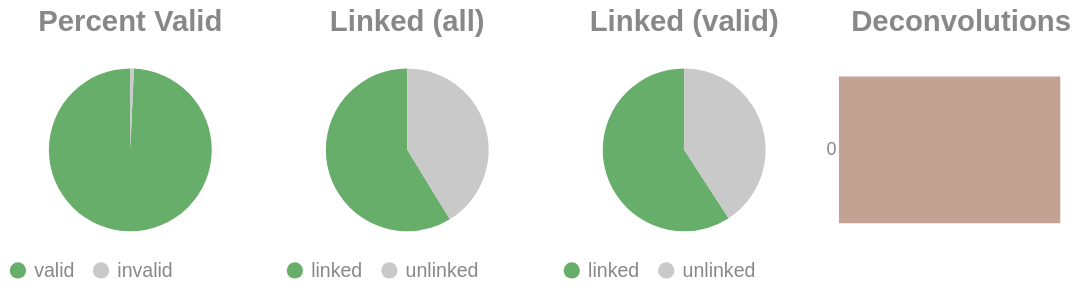

Source (notebook cell):
### Code cell
if SKIPLR:
    pass
else:
    clash = Counter()
    for i in valids['molecule'].to_list():
        _mol = i.split("-")
        if len(_mol) == 1:
            clash.update('0')
        else:
            clash.update(_mol[-1])

    _d = {"deconvolutions": [], 'count': []}
    for k,v in clash.items():
        _d['deconvolutions'].append(k)
        _d['count'].append(v)

    tot_valid = valids['reads'].sum()
    mask = valids['reads'] >= 2
    n_linked_reads = valids.filter(mask)['reads'].sum()
    if n_linked_reads == 0:
        print_html("No linked molecules (>=2 reads) were detected; skipping linked-only distributions.")
        SKIPLR = True
    else:
        perc_valid = round(tot_valid / n_reads, 4)
        linked_perc_abs = round(n_linked_reads / n_reads, 4)
        linked_perc = round(n_linked_reads / tot_valid, 4)

    _valid = pl.DataFrame({"valids": ['valid', 'invalid'], "count": [tot_valid, n_reads - tot_valid]})
    _linked_abs = pl.DataFrame({"linked (absolute)": ['linked', 'unlinked'], "count": [n_linked_reads, n_reads - n_linked_reads]})
    _linked_rel = pl.DataFrame({"linked (valids)": ['linked', 'unlinked'], "count": [n_linked_reads, tot_valid - n_linked_reads]})

    (
        alt.hconcat(
            piechart(_valid, goodval = 'valid', title = "Percent Valid"),
            piechart(_linked_abs, goodval = "linked", title =  "Linked (all)"),
            piechart(_linked_rel, goodval = "linked", title =  "Linked (valid)"),
            convolutionbar(pl.DataFrame(_d), title = "Deconvolutions"),
            center = True,
            bounds = 'flush'
        )
        .resolve_scale(color='independent')
        .resolve_legend('independent')
        .properties(usermeta={'embedOptions': {"actions": False}})
    ).display()

### Figure 1 — Vega-Lite specification as saved in the notebook (floating-point values rounded to 4 significant figures)
{"width": "container", "height": 400, "config": {"title": {"anchor": "start", "dy": -15, "fontSize": 18, "color": "#888888", "subtitleColor": "#888888", "subtitleFontSize": 14}, "arc": {"fill": "#0072B2"}, "axis": {"domainColor": "#888888", "domainWidth": 0.5, "gridWidth": 0.2, "grid": false, "titleFontWeight": 400, "titleFontSize": 15, "labelFontSize": 11, "labelColor": "#888888", "tickColor": "#888888", "tickWidth": 0.2, "titleColor": "#888888"}, "axisBand": {"grid": false}, "axisX": {"grid": true, "tickSize": 10, "domainCap": "round"}, "axisY": {"domain": false, "grid": true, "tickSize": 0, "domainCap": "round"}, "background": "transparent", "header": {"labelFontSize": 15, "labelColor": "#888888", "titleFontSize": 15, "titleFontWeight": 600, "titleColor": "#888888"}, "legend": {"labelFont": "sans-serif", "labelFontSize": 12, "labelColor": "#888888", "symbolSize": 100, "symbolType": "circle", "titleFontSize": 12, "titlePadding": 10, "titleColor": "#888888", "title": null}, "range": {"category": ["#E69F00", "#56B4E9", "#009E73", "#F0E442", "#0072B2", "#D55E00", "#CC79A7", "#000000"], "diverging": ["#cfe8f3", "#a2d4ec", "#73bfe2", "#46abdb", "#1696d2", "#12719e"]}, "area": {"fill": "#0072B2", "fillOpacity": 0.7, "line": true, "strokeOpacity": 0.7}, "line": {"color": "#0072B2", "stroke": "#0072B2", "strokeWidth": 2}, "trail": {"color": "#0072B2", "stroke": "#0072B2", "strokeWidth": 0, "size": 1}, "point": {"filled": true, "fillOpacity": 1.0, "size": 95}, "text": {"color": "#888888", "fontSize": 11, "align": "right", "fontWeight": 400, "size": 11}, "bar": {"fill": "#0072B2", "stroke": null}, "view": {"stroke": null, "continuousWidth": 660, "continuousHeight": 400}}, "hconcat": [{"data": {"name": "data-2261c9461d636b357a7656875d818733"}, "mark": {"type": "arc"}, "encoding": {"color": {"field": "valids", "legend": {"orient": "bottom", "title": null}, "scale": {"domain": ["valid", "invalid"], "range": ["#68ae6b", "#C9C9C9"]}, "title": "Valids", "type": "nominal"}, "theta": {"field": "count", "type": "quantitative"}, "tooltip": [{"field": "valids", "title": "Valids", "type": "ordinal"}, {"field": "percent", "format": ".2%", "title": "Percent", "type": "quantitative"}, {"field": "count", "title": "Count", "type": "quantitative"}]}, "height": 100, "title": {"text": "Percent Valid", "align": "center", "anchor": "middle"}, "transform": [{"calculate": "datum.count / 15680806", "as": "percent"}], "width": 150}, {"data": {"name": "data-799134b1115c63c78e993baf0044c77f"}, "mark": {"type": "arc"}, "encoding": {"color": {"field": "linked (absolute)", "legend": {"orient": "bottom", "title": null}, "scale": {"domain": ["linked", "unlinked"], "range": ["#68ae6b", "#C9C9C9"]}, "title": "Linked (Absolute)", "type": "nominal"}, "theta": {"field": "count", "type": "quantitative"}, "tooltip": [{"field": "linked (absolute)", "title": "Linked (Absolute)", "type": "ordinal"}, {"field": "percent", "format": ".2%", "title": "Percent", "type": "quantitative"}, {"field": "count", "title": "Count", "type": "quantitative"}]}, "height": 100, "title": {"text": "Linked (all)", "align": "center", "anchor": "middle"}, "transform": [{"calculate": "datum.count / 15680806", "as": "percent"}], "width": 150}, {"data": {"name": "data-d04d6b67f2d6f4161821f09295cf7339"}, "mark": {"type": "arc"}, "encoding": {"color": {"field": "linked (valids)", "legend": {"orient": "bottom", "title": null}, "scale": {"domain": ["linked", "unlinked"], "range": ["#68ae6b", "#C9C9C9"]}, "title": "Linked (Valids)", "type": "nominal"}, "theta": {"field": "count", "type": "quantitative"}, "tooltip": [{"field": "linked (valids)", "title": "Linked (Valids)", "type": "ordinal"}, {"field": "percent", "format": ".2%", "title": "Percent", "type": "quantitative"}, {"field": "count", "title": "Count", "type": "quantitative"}]}, "height": 100, "title": {"text": "Linked (valid)", "align": "center", "anchor": "middle"}, "transform": [{"calculate": "datum.count / 15570486", "as": "percent"}], "width": 150}, {"data": {"name": "data-c3fd295f9860a9c286bd6149b4e3715b"}, "mark": {"type": "bar"}, "encoding": {"color": {"field": "deconvolutions", "legend": null, "scale": {"scheme": "lightgreyred"}, "type": "nominal"}, "tooltip": [{"field": "deconvolutions", "title": "Deconvolutions", "type": "ordinal"}, {"field": "percent", "format": ".2%", "title": "Percent", "type": "quantitative"}, {"field": "count", "title": "Count", "type": "quantitative"}], "x": {"axis": null, "field": "count", "type": "quantitative"}, "y": {"field": "deconvolutions", "sort": "ascending", "title": null, "type": "nominal"}}, "height": 100, "title": {"text": "Deconvolutions", "align": "center", "anchor": "middle"}, "transform": [{"calculate": "datum.count / 9058133", "as": "percent"}], "width": 150}], "bounds": "flush", "center": true, "resolve": {"legend": {"angle": "independent"}, "scale": {"color": "independent"}}, "usermeta": {"embedOptions": {"actions": false}}, "$schema": "https://vega.github.io/schema/vega-lite/v6.1.0.json", "datasets": {"data-2261c9461d636b357a7656875d818733": [{"valids": "valid", "count": 15570486}, {"valids": "invalid", "count": 110320}], "data-799134b1115c63c78e993baf0044c77f": [{"linked (absolute)": "linked", "count": 9213710}, {"linked (absolute)": "unlinked", "count": 6467096}], "data-d04d6b67f2d6f4161821f09295cf7339": [{"linked (valids)": "linked", "count": 9213710}, {"linked (valids)": "unlinked", "count": 6356776}], "data-c3fd295f9860a9c286bd6149b4e3715b": [{"deconvolutions": "0", "count": 9058133}]}}
